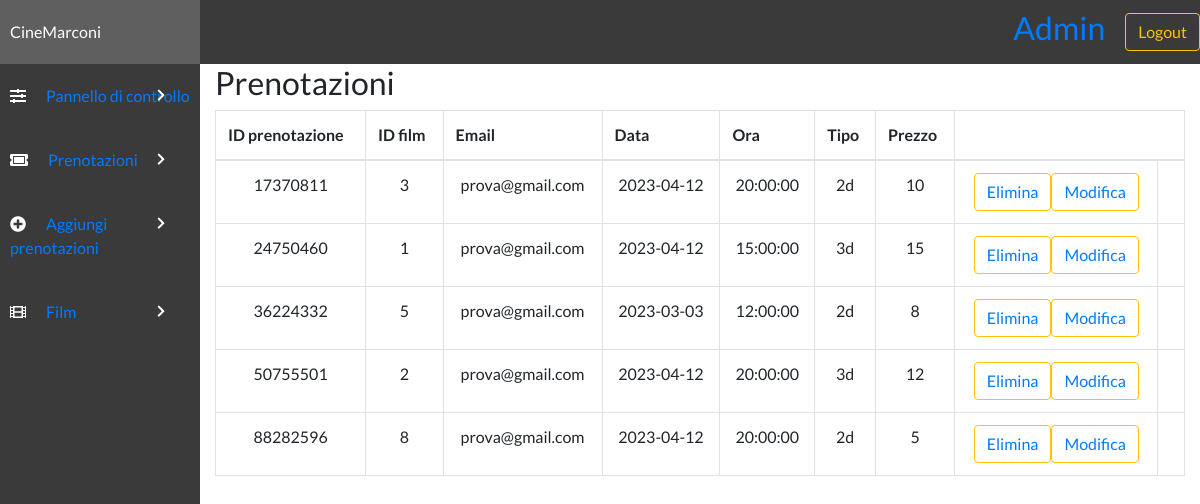
/admin/view.php (signed in), run on the app's committed database.
### tables this page shows
CREATE TABLE `prenotazioni` (
  `id_prenotazione` int(11) NOT NULL,
  `id_film` int(11) NOT NULL,
  `email` varchar(255) NOT NULL,
  `data` date NOT NULL,
  `ora` time NOT NULL,
  `tipo` varchar(255) NOT NULL,
  `prezzo` varchar(255) NOT NULL,
  `data_giorno` datetime NOT NULL DEFAULT current_timestamp()
);

### admin/view.php (the view, shortened to what this page needs)
<?php
include "config.php";
?>
<!DOCTYPE html>
<html lang="en">
<head>
    <link rel="stylesheet" href="../style/styles.css">
    <link rel="stylesheet" href="https://use.fontawesome.com/releases/v5.7.2/css/all.css">
    <link rel="stylesheet" href="https://cdnjs.cloudflare.com/ajax/libs/twitter-bootstrap/4.5.2/css/bootstrap.css">
    <link rel="stylesheet" href="https://cdn.datatables.net/1.10.22/css/dataTables.bootstrap4.min.css">
    <link rel="stylesheet" href="https://maxcdn.bootstrapcdn.com/bootstrap/4.0.0/css/bootstrap.min.css">
</head>
<body>
    <?php include('header.php'); ?>
    <div class="admin-container">
        <?php include('sidebar.php'); ?>
        <div class="container-lg">
            <div class="table-responsive">
                <div class="table-wrapper">
                    <div class="table-title">
                        <div class="row">
                            <div class="col-sm-8">
                                <h2>Prenotazioni</b></h2>
                            </div>
                        </div>
                    </div>
                    <table class="table table-bordered" id="dataTable" width="100%" cellspacing="0">
                        <tr>
                            <th>ID prenotazione</th>
                            <th>ID film</th>
                            <th>Email</th>
                            <th>Data</th>
                            <th>Ora</th>
                            <th>Tipo</th>
                            <th>Prezzo</th>
                        </tr>
                        <tbody>
                            <?php
                            $select = "SELECT * FROM `prenotazioni`";
                            $run = mysqli_query($con, $select);
                            while ($row = mysqli_fetch_array($run)) {
                                $id_prenotazione = $row['id_prenotazione'];
                                $id_film = $row['id_film'];
                                $email = $row['email'];
                                $data = $row['data'];
                                $ora = $row['ora'];
                                $tipo = $row['tipo'];
                                $prezzo = $row['prezzo'];
                            ?>
                                <tr align="center">
                                <td><?php echo $id_prenotazione; ?></td>
                                    <td><?php echo $id_film; ?></td>
                                    <td><?php echo $email; ?></td>
                                    <td><?php echo $data; ?></td>
                                    <td><?php echo $ora; ?></td>
                                    <td><?php echo $tipo; ?></td>
                                    <td><?php echo $prezzo; ?></td>
                                    <td><button type="submit" type="button" class="btn btn-outline-warning"><?php echo  "<a href='deleteBooking.php?id=" . $row['id_prenotazione'] . "' >Elimina</a>"; ?></button><button name="update"  type="submit" onclick="" type="button" class="btn btn-outline-warning"><?php echo  "<a href='editBooking.php?id=" . $row['id_prenotazione'] . "'>Modifica</a>"; ?></button></td>
                                    <td></td>
                                </tr>
                            <?php }
                            ?>
                        </tbody>
                    </table>
                </div>
            </div>
        </div>
    </div>
</body>
</html>

### style/styles.css (style rules this page uses)
* { margin: 0; padding: 0; box-sizing: border-box; font-family: "Lato", sans-serif; text-decoration: none; color: unset; }
.admin-container { display: grid; grid-template-columns: 1fr 5fr; }

### data on the page
prenotazioni: id_prenotazione "17370811", id_film "3", email "prova@gmail.com", data "2023-04-12", ora "20:00:00", tipo "2d", prezzo "10"
prenotazioni: id_prenotazione "24750460", id_film "1", email "prova@gmail.com", data "2023-04-12", ora "15:00:00", tipo "3d", prezzo "15"
prenotazioni: id_prenotazione "36224332", id_film "5", email "prova@gmail.com", data "2023-03-03", ora "12:00:00", tipo "2d", prezzo "8"
prenotazioni: id_prenotazione "50755501", id_film "2", email "prova@gmail.com", data "2023-04-12", ora "20:00:00", tipo "3d", prezzo "12"
prenotazioni: id_prenotazione "88282596", id_film "8", email "prova@gmail.com", data "2023-04-12", ora "20:00:00", tipo "2d", prezzo "5"
